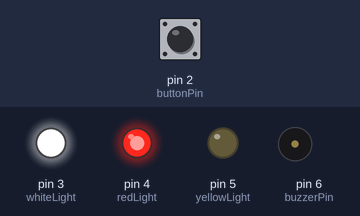
This sketch was run on a simulated Arduino Uno, built with avr-gcc and run on an emulated ATmega328P. Parts: output pins drawn as LEDs (lit = HIGH), buzzer (waves = sounding). Dashed ring = blinking. The test bench sets the inputs (shaded band); at power-on: pin 2 (buttonPin) HIGH.

Above: at 1.2 s.
1.3 s: pin 2 (buttonPin) pulled LOW for 0.15 s
At 1.56 s:
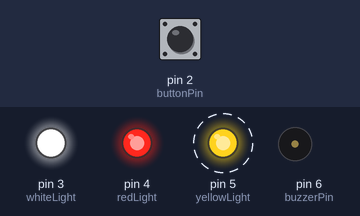
4.3 s: pin 2 (buttonPin) pulled LOW for 1 s
At 5.0 s:
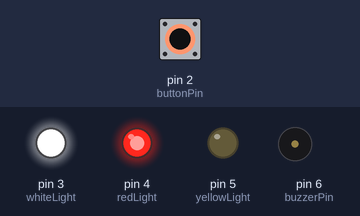
6.8 s: pin 2 (buttonPin) pulled LOW for 3.2 s
At 7.06 s:
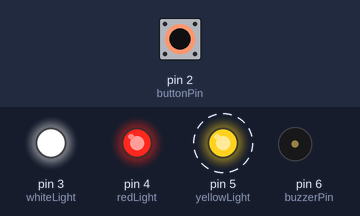
Timing chart, 0 to 17.5 s (numbered marks = the images above; inputs shaded):
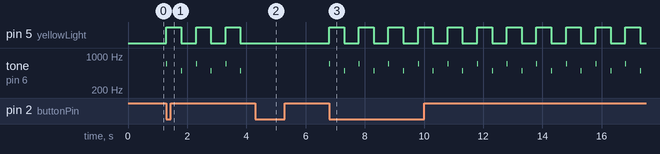

Measured:
- after the input at 1.3 s, pin 5 (yellowLight): alternates HIGH for 0.50 s and LOW for 0.50 s, starting at once; tone on pin 6 (buzzerPin): silent → 700 Hz at once, then repeats every 1.0 s: silent 0.47 s, 500 Hz 0.03 s, silent 0.47 s, 700 Hz 0.03 s
- after the input at 4.3 s, pin 5 (yellowLight): stops changing and stays LOW; tone on pin 6 (buzzerPin): stops changing and stays silent
- after the input at 6.8 s, pin 5 (yellowLight): alternates HIGH for 0.50 s and LOW for 0.50 s, starting at once; tone on pin 6 (buzzerPin): silent → 700 Hz at once, then repeats every 1.0 s: silent 0.47 s, 500 Hz 0.03 s, silent 0.47 s, 700 Hz 0.03 s

The sketch:

solution.ino
```cpp
// =========================
// Rear-view car light system
// =========================

int buttonPin = 2;   // interrupt pin
int whiteLight = 3;  // lower white constant ON
int yellowLight = 5; // yellow hazard light
int buzzerPin = 6;   // passive buzzer
int redLight = 4;    // upper red  constant ON

// hazard state
bool hazardON = false;

void setup()
{
    pinMode(redLight, OUTPUT);
    pinMode(whiteLight, OUTPUT);
    pinMode(yellowLight, OUTPUT);
    pinMode(buzzerPin, OUTPUT);
    pinMode(buttonPin, INPUT);
    // constant rear lights always ON
    digitalWrite(whiteLight, HIGH);
    digitalWrite(redLight, HIGH);

    // button to GND, trigger when pressed
    attachInterrupt(digitalPinToInterrupt(buttonPin), buttonPressed, FALLING);
}

void loop()
{
    if (hazardON)
    {
        runHazardPattern();
    }
    else
    {
        digitalWrite(yellowLight, LOW);
    }
}

// -------------------------
// interrupt service routine
// -------------------------
void buttonPressed()
{
    if (hazardON)
    {
        hazardON = false;
    }
    else
    {
        hazardON = true;
    }
}

// double-flash pattern
void runHazardPattern()
{
    // the 'Tick'(Higher pitch), light on duration
    digitalWrite(yellowLight, HIGH);
    tone(buzzerPin, 700);
    delay(30);
    noTone(buzzerPin);
    delay(470);

    // the 'Tok' (Lower pitch), light off duration
    digitalWrite(yellowLight, LOW);
    tone(buzzerPin, 500);
    delay(30);
    noTone(buzzerPin);
    delay(470); // light off duration
}
```
